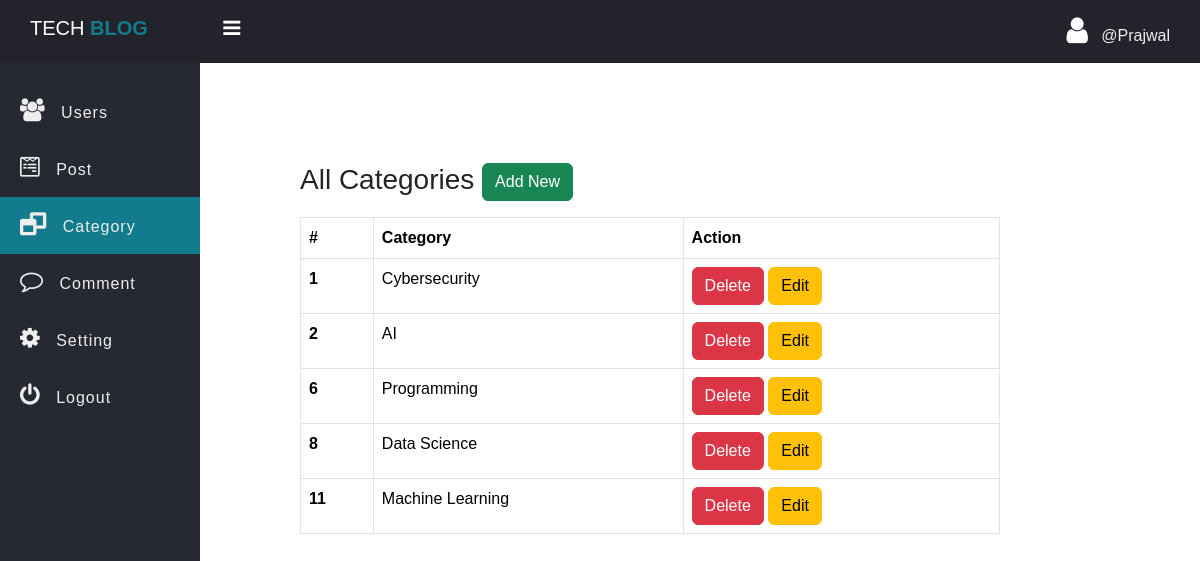
Page /admin/Category.php (signed in) on the committed database.
### tables this page shows
CREATE TABLE `category` (
  `id` int(11) NOT NULL,
  `category` varchar(127) NOT NULL
);

### admin/data/Category.php (called while the page is built, shortened)
<?php
function getAll($conn)
{
    $sql = "SELECT * FROM category";
    $stmt = $conn->prepare($sql);
    $stmt->execute();
    if ($stmt->rowCount() >= 1) {
        $data= $stmt ->fetchAll();
        return $data;
    }else{
        return 0;
    }
}

### admin/Category.php (the view, shortened to what this page needs)
<?php
if (isset($_SESSION['admin_id']) && isset($_SESSION['username'])) {
?>
    <!DOCTYPE html>
    <html>
    <head>
        <link rel="stylesheet" href="https://stackpath.bootstrapcdn.com/font-awesome/4.7.0/css/font-awesome.min.css">
        <link href="https://cdn.jsdelivr.net/npm/bootstrap@5.3.3/dist/css/bootstrap.min.css" rel="stylesheet">
        <link rel="stylesheet" href="../css/side-bar.css">
        <link rel="stylesheet" href="../css/style.css">
    </head>
    <body>
        <?php
        include "inc/side-nav.php";
        include_once("data/Category.php");
        include_once("../db_conn.php");
        $categories = getAll($conn);
        ?>
        <div class="main-table" style="width: 90%; max-width: 700px;">
            <h3 class="mb-3">All Categories <a href="Category-add.php" class="btn btn-success">Add New</a></h3>
            <?php if (!empty($categories)) { ?>
                <table class="table t1 table-bordered">
                    <thead>
                        <tr>
                            <th scope="col">#</th>
                            <th scope="col">Category</th>
                            <th scope="col">Action</th>
                        </tr>
                    </thead>
                    <tbody>
                        <?php foreach ($categories as $category) { ?>
                            <tr>
                                <th scope="row"><?=$category['id'] ?></th>
                                <td><?=$category['category'] ?></td>
                                <td>
                                    <a href="category-delete.php?id=<?=$category['id'] ?>" class="btn btn-danger">Delete</a>
                                    <a href="category-edit.php?id=<?=$category['id'] ?>" class="btn btn-warning">Edit</a>
                                </td>
                            </tr>
                        <?php } ?>
                    </tbody>
                </table>
            <?php } else { ?>
                <div class="alert alert-warning">
                    Empty!
                </div>
            <?php } ?>
        </div>
    </body>
    </html>
<?php
} else {
    header("Location: ../admin-login.php");
    exit;
}
?>

### css/side-bar.css (style rules this page uses)
* { padding: 0; margin: 0; box-sizing: border-box; font-family: arial, sans-serif; }

### css/style.css (style rules this page uses)
.main-table { width: 90%; max-width: 700px; }

### rows in the picture
category: id "1", category "Cybersecurity"
category: id "2", category "AI"
category: id "6", category "Programming"
category: id "8", category "Data Science"
category: id "11", category "Machine Learning"

### other values in the picture
$_SESSION['username'] "Prajwal"
